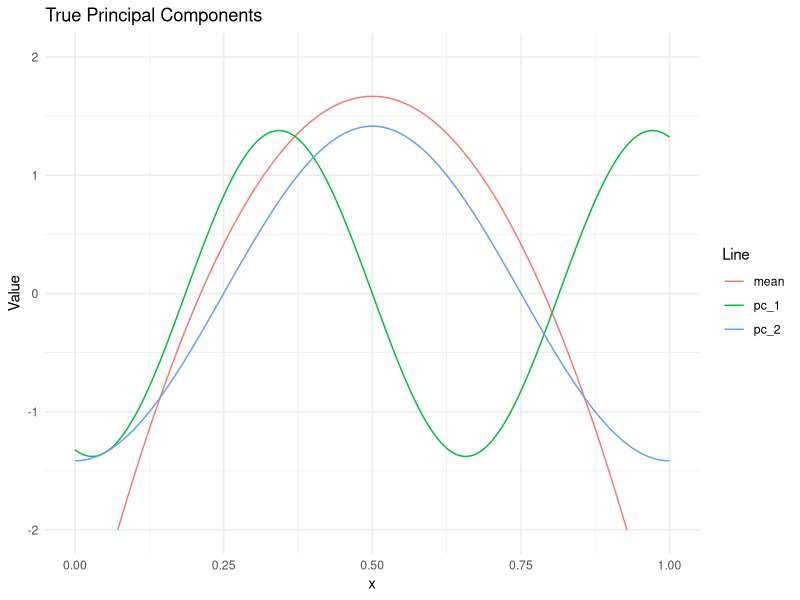
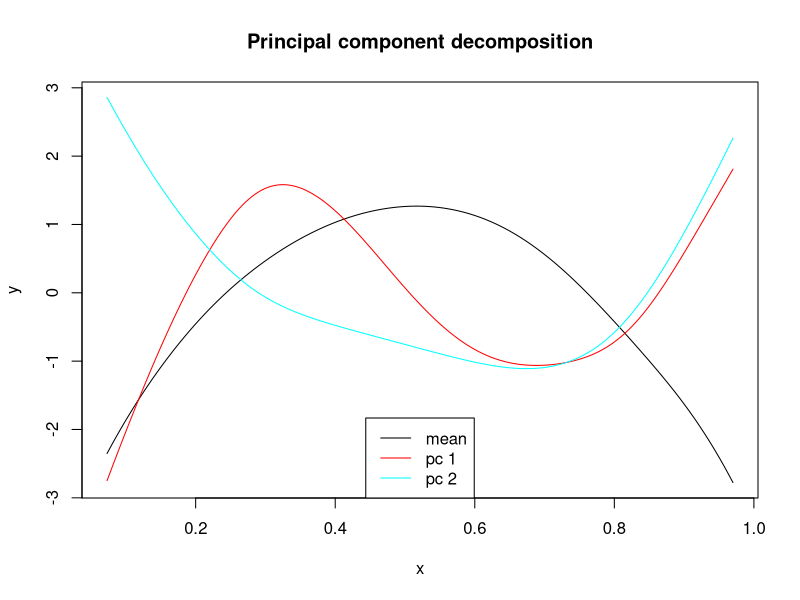

Generate these figures, in order, with R:
## ---- chunk 1
fit_density_pca <- function(x_data, x_grid = seq(min(unlist(x_data)), max(unlist(x_data)), length = 200),
                            max_iter = 50, r = 10, lambda = 1, dim_reduction = 0.001,
                            bw = (max(x_grid) - min(x_grid))/10, eps = 0.01){
  # initial estimates
  # kernel density estimates
  densities_estimated <- lapply(1:length(x_data), function(i){
    density <- density(x_data[[i]], from = min(x_grid), to = max(x_grid), 
                       kernel = "gaussian", bw, 
                       n = length(x_grid))
    data.frame("x" = density$x, "y" = density$y)
  })
  # compute initial pca
  clr_densities_estimated <- lapply(densities_estimated, clr_trafo)
  clr_densities <- do.call("rbind", sapply(clr_densities_estimated, '[', 2))
  pca <- prcomp(na.omit(clr_densities))
  which_reduced <- rev(cumsum(rev(pca$sdev^2))/sum(pca$sdev^2) > dim_reduction)
  which_reduced <- which_reduced|c(TRUE, TRUE, rep(FALSE, length(which_reduced) - 2))
  pca$sdev <- pca$sdev[which_reduced]
  pca$rotation <- pca$rotation[,which_reduced, drop = FALSE]
  
  proposal_scores <- list(length(x_data))
  weights <- list(length(x_data))
  if(max_iter > 0){
    for(k in 1:max_iter){
      # E-Step ###################
      # draw densities conditional on observations and current pca
      for(i in 1:nrow(clr_densities)){
        # find median of the posterior score distribution
        optim_result <- optim(rep(0, length = length(pca$sdev)), conditional_scores_log_density, gr = gradient_csld,
                              x_grid = x_grid, x_data_i = x_data[[i]], pca = pca,
                              control = list(fnscale = -1), method = "BFGS")
        scores_median <- as.vector(optim_result$par)
        # importance sampling
        proposal_scores[[i]] <- sapply(1:(r*k), function(t){
          matrix(rnorm(length(scores_median), mean = scores_median, sd = lambda*pca$sdev))
        })
        log_weights <- apply(proposal_scores[[i]], 2, function(scores){
          conditional_scores_log_density(scores, x_grid, x_data[[i]], pca) -
            sum(dnorm(scores, mean = scores_median, sd = lambda*pca$sdev, log = TRUE))
        })
        # increase numerical stability
        log_weights <- log_weights - mean(log_weights, na.rm = TRUE)
        weights[[i]] <- exp(log_weights)/sum(exp(log_weights))
      }
      # M-Step ###################
      mu_scores <- rowMeans(sapply(seq_along(weights), function(i){
        proposal_scores[[i]]%*%weights[[i]]
      }))
      
      # update pca
      pca_old <- pca
      pca$center <- center_function(cbind(x_grid, pca$center + pca$rotation%*%mu_scores))[,2]
      
      Sigma <- Reduce("+", lapply(seq_along(weights), function(i){
        Reduce("+", lapply(1:(r*k), function(t){
          C_it <- weights[[i]][t]*(proposal_scores[[i]][,t] - mu_scores)%*%
            t((proposal_scores[[i]][,t] - mu_scores))
        }))
      }))/length(weights)
      eigen_decomp <- eigen(Sigma)
      pca$sdev <- sqrt(eigen_decomp$values)
      pca$rotation <- pca$rotation%*%eigen_decomp$vectors
      pca$rotation <- apply(pca$rotation, 2, function(g) center_function(cbind(x_grid, g))[,2])
      
      # check convergence
      critical_value_1 <- L_2_norm(cbind(x_grid, pca_old$center - pca$center))
      K_old <- Reduce("+", lapply(seq_along(pca_old$sdev), function(k){
        pca_old$rotation[,k]%*%t(pca_old$rotation[,k])*(pca_old$sdev[k]^2)
      }))
      K_new <- Reduce("+", lapply(seq_along(pca$sdev), function(k){
        pca$rotation[,k]%*%t(pca$rotation[,k])*(pca$sdev[k]^2)
      }))
      critical_value_2 <- L_2_norm(cbind(x_grid, sapply(1:nrow(K_old), function(k){
        L_2_norm(cbind(x_grid, K_old[k,] - K_new[k,]))
      })))
      
      if(max(critical_value_1, critical_value_2) < eps){
        # normalize result
        constant <- apply(pca$rotation, 2,  function(g){
          L_2_norm(cbind(x_grid, g))
        })
        pca$rotation <- t(t(pca$rotation)/constant)
        pca$sdev <- pca$sdev*constant
        return(list("iteration" = k, "pca" = pca, "x_grid" = x_grid, "x_data" = x_data))
      }
      which_reduced <- rev(cumsum(rev(pca$sdev^2))/sum(pca$sdev^2) > dim_reduction)
      which_reduced <- which_reduced|c(TRUE, TRUE, rep(FALSE, length(which_reduced) - 2))
      pca$sdev <- pca$sdev[which_reduced]
      pca$rotation <- pca$rotation[,which_reduced, drop = FALSE]
    }
  }
  # normalize result
  constant <- apply(pca$rotation, 2,  function(g){
    L_2_norm(cbind(x_grid, g))/(max(x_grid) - min(x_grid))
  })
  pca$rotation <- t(t(pca$rotation)/constant)
  pca$sdev <- pca$sdev*constant
  return(list("iteration" = max_iter, "pca" = pca, "x_grid" = x_grid, "x_data" = x_data))
}

################################################################################
# objective function and gradient
conditional_scores_log_density <- function(scores, x_grid, x_data_i, pca){
  clr_density <- cbind(x_grid, pca$center + pca$rotation%*%scores)
  idxs <- sapply(x_data_i, function(x) {
    which.min((x - x_grid) ^ 2)
  })
  mid_points <- c(x_grid[1], x_grid[-1] - 0.5*diff(x_grid), x_grid[length(x_grid)])
  f_integral <- sum(exp(clr_density[,2])*diff(mid_points))
  
  sum(clr_density[idxs, 2]) - length(idxs)*log(f_integral) - sum(0.5*scores^2/(pca$sdev^2))
}

gradient_csld <- function(scores, x_grid, x_data_i, pca){
  idxs <- sapply(x_data_i, function(x) {
    which.min((x - x_grid) ^ 2)
  })
  mid_points <- c(x_grid[1], x_grid[-1] - 0.5*diff(x_grid), x_grid[length(x_grid)])
  density <- inverse_clr_trafo(cbind(x_grid, pca$center + pca$rotation%*%scores))
  
  sapply(seq_along(scores), function(k){
    scalar_prod <- sum(density[,2]*pca$rotation[, k]*diff(mid_points))
    sum(pca$rotation[idxs, k]) - length(idxs)*scalar_prod - scores[k]/(pca$sdev[k]^2)
  })
}

################################################################################
# helper functions
center_function <- function(f_data){
  mid_points <- c(f_data[1,1], f_data[-1,1] - 0.5*diff(f_data[,1]), f_data[nrow(f_data),1])
  f_integral <- sum(f_data[,2]*diff(mid_points))
  f_data[,2] <- f_data[,2] - f_integral/(mid_points[length(mid_points)] - mid_points[1])
  f_data
}
L_2_norm <- function(f_data){
  mid_points <- c(f_data[1,1], f_data[-1,1] - 0.5*diff(f_data[,1]), f_data[nrow(f_data),1])
  sqrt(sum(f_data[,2]^2*diff(mid_points)))
}

clr_trafo <- function(f_data){
  f_data[,2] <- log(f_data[,2])
  center_function(f_data)
}

inverse_clr_trafo <- function(clr_density){
  mid_points <- c(clr_density[1, 1], clr_density[-1, 1] - 0.5*diff(clr_density[,1]),
                  clr_density[nrow(clr_density),1])
  f_integral <- sum(exp(clr_density[,2])*diff(mid_points))
  data.frame("x" = clr_density[,1], "y" = exp(clr_density[,2])/f_integral)
}

predict_latent_densities <- function(density_pca){
  predicted_scores <- sapply(seq_along(density_pca$x_data), function(i){
    optim_result <- optim(rep(0, length = length(density_pca$pca$sdev)), conditional_scores_log_density, gr = gradient_csld,
                          x_grid = density_pca$x_grid, x_data_i = density_pca$x_data[[i]], pca = density_pca$pca,
                          control = list(fnscale = -1), method = "BFGS")
    as.vector(optim_result$par)
  })
  clr_densities <- density_pca$pca$center + density_pca$pca$rotation%*%predicted_scores
  return(list("clr_densities" = clr_densities, "x_grid" = density_pca$x_grid, "predicted_scores" = predicted_scores))
}

################################################################################
# plot functions

# plot all functional principal components
plot_pca <- function(pca, x_grid, dim = 2){
  pca_mean <- data.frame("x" = x_grid, "y" = pca$center)
  pcs <- lapply(1:dim, function(i){
    data.frame("x" = x_grid, "y" = pca$rotation[,i])
  })
  y_lim <- range(rbind(pca_mean, do.call("rbind", pcs))[,2])
  plot(pca_mean, ylim = y_lim, type = "l", main = "Principal component decomposition")
  invisible(lapply(1:dim, function(i) lines(pcs[[i]], col = rainbow(dim)[i])))
  legend("bottom", legend = c("mean", paste("pc", 1:dim)), col = c("black", rainbow(dim)),
         lty = 1)
}

# obtain data to plot effect of one principal component on mean density
get_predicted_densities <- function(density_pca, idx = 1, fac = 0.2){
  clr_mean <- density_pca$pca$center
  clr_mean_minus <- clr_mean - fac*density_pca$pca$rotation[,idx]
  clr_mean_plus <- clr_mean + fac*density_pca$pca$rotation[,idx]
  
}
## ---- chunk 2
# x_grid <- seq(-5,5,0.1)
x_grid <- seq(0,1,0.001)
# f_data <- data.frame("x" = x_grid, "y" = -0.2*x_grid^2)
f_data <- data.frame("x" = x_grid, "y" = -20*(x_grid-0.5)^2+5/3)
clr_mean <- center_function(f_data)

# pc_1 <- data.frame("x" = x_grid, "y" = 2*sin(x_grid))
pc_1 <- data.frame("x" = x_grid, "y" = -0.2*sin(10*(x_grid-0.5)))
pc_1 <- center_function(pc_1)
pc_1[,2] <- pc_1[,2]/L_2_norm(pc_1)
#####
# pc_2 <- data.frame("x" = x_grid, "y" = cos(0.3*x_grid))
pc_2 <- data.frame("x" = x_grid, "y" = 0.1*cos(2*pi*(x_grid-0.5)))
pc_2 <- center_function(pc_2)
pc_2[,2] <- pc_2[,2]/L_2_norm(pc_2)
lambda_1 <- 0.5
lambda_2 <- 0.2
## ---- chunk 3
library(ggplot2)
densities <- list(
  mean = clr_mean[,2],
  pc_1 = pc_1[,2],
  pc_2 = pc_2[,2]
)

plot_data_comp <- data.frame(
  x = rep(x_grid, times = length(densities)),
  y = unlist(densities),
  line = rep(names(densities), each = length(x_grid))
)
ggplot(plot_data_comp, aes(x = x, y = y, color = line)) +
  geom_line() +
  labs(x = "x", y = "Value", color = "Line") +
  ggtitle("True Principal Components") +
  ylim(c(-2,2)) +
  theme_minimal()

## ---- chunk 4
# true densities
set.seed(12)
n_data <- 30
true_observed_clr_densities <- sapply(1:n_data, function(i){
  clr_mean[,2] + rnorm(1, 0, lambda_1)*pc_1[,2] + rnorm(1, 0, lambda_2)*pc_2[,2]
})
true_observed_densities <- lapply(1:n_data, function(i){
  clr_density <- data.frame(x_grid, true_observed_clr_densities[,i])
  inverse_clr_trafo(clr_density)
})
######################################
# draw data
x_data <- lapply(1:n_data, function(i){
  probs <- true_observed_densities[[i]][,2]
  x_grid <- true_observed_densities[[i]][,1]
  sample(x_grid, 40, replace = TRUE, prob = probs)
})
## ---- chunk 5
# estimate density pca
density_pca <- fit_density_pca(x_data, max_iter = 50)

plot_pca(density_pca$pca, x_grid = density_pca$x_grid)

density_pca$iteration
